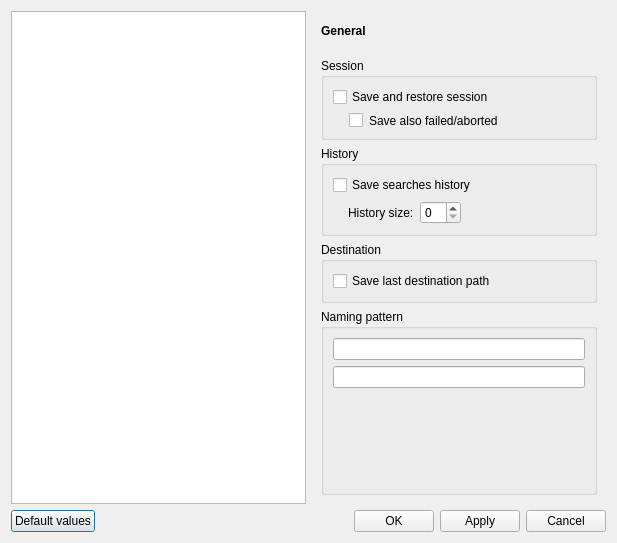
<?xml version="1.0" encoding="UTF-8"?>
<ui version="4.0">
 <class>ConfigDialog</class>
 <widget class="QDialog" name="ConfigDialog">
  <property name="geometry">
   <rect>
    <x>0</x>
    <y>0</y>
    <width>617</width>
    <height>543</height>
   </rect>
  </property>
  <property name="windowTitle">
   <string>Configure - GrooveOff</string>
  </property>
  <layout class="QVBoxLayout" name="verticalLayout">
   <item>
    <layout class="QHBoxLayout" name="horizontalLayout">
     <item>
      <widget class="QListWidget" name="contentsWidget">
       <property name="movement">
        <enum>QListView::Static</enum>
       </property>
       <property name="uniformItemSizes">
        <bool>true</bool>
       </property>
      </widget>
     </item>
     <item>
      <widget class="QStackedWidget" name="stackedWidget">
       <property name="currentIndex">
        <number>0</number>
       </property>
       <widget class="QWidget" name="generalSettingsPage">
        <layout class="QVBoxLayout" name="verticalLayout_7">
         <item>
          <layout class="QHBoxLayout" name="horizontalLayout_3">
           <property name="bottomMargin">
            <number>10</number>
           </property>
           <item>
            <widget class="QLabel" name="label">
             <property name="font">
              <font>
               <weight>75</weight>
               <bold>true</bold>
              </font>
             </property>
             <property name="text">
              <string>General</string>
             </property>
            </widget>
           </item>
           <item>
            <widget class="QLabel" name="generalPageIcon">
             <property name="sizePolicy">
              <sizepolicy hsizetype="Fixed" vsizetype="Preferred">
               <horstretch>0</horstretch>
               <verstretch>0</verstretch>
              </sizepolicy>
             </property>
             <property name="minimumSize">
              <size>
               <width>22</width>
               <height>22</height>
              </size>
             </property>
             <property name="maximumSize">
              <size>
               <width>22</width>
               <height>22</height>
              </size>
             </property>
             <property name="text">
              <string/>
             </property>
            </widget>
           </item>
          </layout>
         </item>
         <item>
          <widget class="QGroupBox" name="groupBox_6">
           <property name="title">
            <string>Session</string>
           </property>
           <layout class="QVBoxLayout" name="verticalLayout_9">
            <item>
             <widget class="QCheckBox" name="saveSession">
              <property name="text">
               <string>Save and restore session</string>
              </property>
             </widget>
            </item>
            <item>
             <widget class="QCheckBox" name="saveAborted">
              <property name="styleSheet">
               <string notr="true">margin-left: 16px;</string>
              </property>
              <property name="text">
               <string>Save also failed/aborted</string>
              </property>
             </widget>
            </item>
           </layout>
          </widget>
         </item>
         <item>
          <widget class="QGroupBox" name="groupBox">
           <property name="font">
            <font>
             <weight>50</weight>
             <bold>false</bold>
            </font>
           </property>
           <property name="title">
            <string>History</string>
           </property>
           <layout class="QVBoxLayout" name="verticalLayout_2">
            <item>
             <widget class="QCheckBox" name="saveSearches">
              <property name="text">
               <string>Save searches history</string>
              </property>
             </widget>
            </item>
            <item>
             <layout class="QHBoxLayout" name="horizontalLayout_4">
              <property name="leftMargin">
               <number>15</number>
              </property>
              <item>
               <widget class="QLabel" name="label_3">
                <property name="sizePolicy">
                 <sizepolicy hsizetype="Fixed" vsizetype="Preferred">
                  <horstretch>0</horstretch>
                  <verstretch>0</verstretch>
                 </sizepolicy>
                </property>
                <property name="text">
                 <string>History size:</string>
                </property>
               </widget>
              </item>
              <item>
               <widget class="QSpinBox" name="historySize">
                <property name="maximumSize">
                 <size>
                  <width>100</width>
                  <height>16777215</height>
                 </size>
                </property>
               </widget>
              </item>
              <item>
               <spacer name="horizontalSpacer_2">
                <property name="orientation">
                 <enum>Qt::Horizontal</enum>
                </property>
                <property name="sizeHint" stdset="0">
                 <size>
                  <width>40</width>
                  <height>20</height>
                 </size>
                </property>
               </spacer>
              </item>
             </layout>
            </item>
           </layout>
          </widget>
         </item>
         <item>
          <widget class="QGroupBox" name="groupBox_4">
           <property name="title">
            <string>Destination</string>
           </property>
           <layout class="QVBoxLayout" name="verticalLayout_6">
            <item>
             <widget class="QCheckBox" name="saveDestination">
              <property name="text">
               <string>Save last destination path</string>
              </property>
             </widget>
            </item>
           </layout>
          </widget>
         </item>
         <item>
          <widget class="QGroupBox" name="groupBox_7">
           <property name="title">
            <string>Naming pattern</string>
           </property>
           <layout class="QVBoxLayout" name="verticalLayout_10">
            <item>
             <widget class="NamingSchema" name="m_nowPlayingText"/>
            </item>
            <item>
             <widget class="NamingElements" name="m_tagListWidget"/>
            </item>
            <item>
             <spacer name="verticalSpacer">
              <property name="orientation">
               <enum>Qt::Vertical</enum>
              </property>
              <property name="sizeHint" stdset="0">
               <size>
                <width>20</width>
                <height>40</height>
               </size>
              </property>
             </spacer>
            </item>
           </layout>
          </widget>
         </item>
        </layout>
       </widget>
       <widget class="QWidget" name="performanceSettingsPage">
        <layout class="QVBoxLayout" name="verticalLayout_5">
         <item>
          <layout class="QHBoxLayout" name="horizontalLayout_5">
           <property name="bottomMargin">
            <number>10</number>
           </property>
           <item>
            <widget class="QLabel" name="label_2">
             <property name="font">
              <font>
               <weight>75</weight>
               <bold>true</bold>
              </font>
             </property>
             <property name="text">
              <string>Performance</string>
             </property>
            </widget>
           </item>
           <item>
            <widget class="QLabel" name="performancePageIcon">
             <property name="sizePolicy">
              <sizepolicy hsizetype="Fixed" vsizetype="Preferred">
               <horstretch>0</horstretch>
               <verstretch>0</verstretch>
              </sizepolicy>
             </property>
             <property name="minimumSize">
              <size>
               <width>22</width>
               <height>22</height>
              </size>
             </property>
             <property name="maximumSize">
              <size>
               <width>22</width>
               <height>22</height>
              </size>
             </property>
             <property name="text">
              <string/>
             </property>
            </widget>
           </item>
          </layout>
         </item>
         <item>
          <widget class="QGroupBox" name="groupBox_2">
           <property name="title">
            <string>Covers</string>
           </property>
           <layout class="QVBoxLayout" name="verticalLayout_3">
            <item>
             <widget class="QCheckBox" name="loadCovers">
              <property name="text">
               <string>Load covers</string>
              </property>
             </widget>
            </item>
            <item>
             <widget class="QCheckBox" name="emptyCache">
              <property name="styleSheet">
               <string notr="true">margin-left: 16px;</string>
              </property>
              <property name="text">
               <string>Empty covers cache on exit</string>
              </property>
             </widget>
            </item>
           </layout>
          </widget>
         </item>
         <item>
          <widget class="QGroupBox" name="groupBox_3">
           <property name="title">
            <string>Results</string>
           </property>
           <layout class="QVBoxLayout" name="verticalLayout_4">
            <item>
             <layout class="QHBoxLayout" name="horizontalLayout_6">
              <item>
               <widget class="QLabel" name="label_4">
                <property name="sizePolicy">
                 <sizepolicy hsizetype="Fixed" vsizetype="Preferred">
                  <horstretch>0</horstretch>
                  <verstretch>0</verstretch>
                 </sizepolicy>
                </property>
                <property name="text">
                 <string>Limit search results:</string>
                </property>
               </widget>
              </item>
              <item>
               <widget class="QSpinBox" name="numResults">
                <property name="maximumSize">
                 <size>
                  <width>100</width>
                  <height>16777215</height>
                 </size>
                </property>
                <property name="maximum">
                 <number>999</number>
                </property>
               </widget>
              </item>
              <item>
               <spacer name="horizontalSpacer_3">
                <property name="orientation">
                 <enum>Qt::Horizontal</enum>
                </property>
                <property name="sizeHint" stdset="0">
                 <size>
                  <width>40</width>
                  <height>20</height>
                 </size>
                </property>
               </spacer>
              </item>
             </layout>
            </item>
            <item>
             <widget class="QLabel" name="label_5">
              <property name="text">
               <string>(0 means unlimited results)</string>
              </property>
              <property name="alignment">
               <set>Qt::AlignCenter</set>
              </property>
             </widget>
            </item>
           </layout>
          </widget>
         </item>
         <item>
          <widget class="QGroupBox" name="groupBox_5">
           <property name="title">
            <string>Downloads</string>
           </property>
           <layout class="QVBoxLayout" name="verticalLayout_8">
            <item>
             <layout class="QHBoxLayout" name="horizontalLayout_7">
              <item>
               <widget class="QLabel" name="label_6">
                <property name="text">
                 <string>Max simultaneous downloads:</string>
                </property>
               </widget>
              </item>
              <item>
               <widget class="QSpinBox" name="maxDownloads">
                <property name="maximumSize">
                 <size>
                  <width>100</width>
                  <height>16777215</height>
                 </size>
                </property>
                <property name="minimum">
                 <number>1</number>
                </property>
                <property name="value">
                 <number>5</number>
                </property>
               </widget>
              </item>
              <item>
               <spacer name="horizontalSpacer_4">
                <property name="orientation">
                 <enum>Qt::Horizontal</enum>
                </property>
                <property name="sizeHint" stdset="0">
                 <size>
                  <width>40</width>
                  <height>20</height>
                 </size>
                </property>
               </spacer>
              </item>
             </layout>
            </item>
            <item>
             <spacer name="verticalSpacer_2">
              <property name="orientation">
               <enum>Qt::Vertical</enum>
              </property>
              <property name="sizeHint" stdset="0">
               <size>
                <width>238</width>
                <height>137</height>
               </size>
              </property>
             </spacer>
            </item>
           </layout>
          </widget>
         </item>
        </layout>
       </widget>
      </widget>
     </item>
    </layout>
   </item>
   <item>
    <layout class="QHBoxLayout" name="horizontalLayout_2">
     <item>
      <widget class="QPushButton" name="restoreButton">
       <property name="text">
        <string>Default values</string>
       </property>
      </widget>
     </item>
     <item>
      <spacer name="horizontalSpacer">
       <property name="orientation">
        <enum>Qt::Horizontal</enum>
       </property>
       <property name="sizeHint" stdset="0">
        <size>
         <width>40</width>
         <height>20</height>
        </size>
       </property>
      </spacer>
     </item>
     <item>
      <widget class="QPushButton" name="okButton">
       <property name="text">
        <string>OK</string>
       </property>
      </widget>
     </item>
     <item>
      <widget class="QPushButton" name="applyButton">
       <property name="text">
        <string>Apply</string>
       </property>
      </widget>
     </item>
     <item>
      <widget class="QPushButton" name="cancelButton">
       <property name="text">
        <string>Cancel</string>
       </property>
      </widget>
     </item>
    </layout>
   </item>
  </layout>
 </widget>
 <customwidgets>
  <customwidget>
   <class>NamingSchema</class>
   <extends>QLineEdit</extends>
   <header location="global">widgets/NamingSchema.h</header>
  </customwidget>
  <customwidget>
   <class>NamingElements</class>
   <extends>QLineEdit</extends>
   <header location="global">widgets/NamingElements.h</header>
  </customwidget>
 </customwidgets>
 <resources/>
 <connections/>
</ui>
